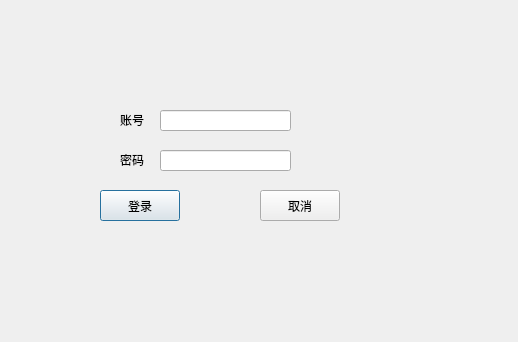
<?xml version="1.0" encoding="UTF-8"?>
<ui version="4.0">
 <class>LoginDialog</class>
 <widget class="QDialog" name="LoginDialog">
  <property name="geometry">
   <rect>
    <x>0</x>
    <y>0</y>
    <width>518</width>
    <height>342</height>
   </rect>
  </property>
  <property name="windowTitle">
   <string>LoginDialog</string>
  </property>
  <property name="sizeGripEnabled">
   <bool>false</bool>
  </property>
  <widget class="QLabel" name="label_account">
   <property name="geometry">
    <rect>
     <x>120</x>
     <y>110</y>
     <width>31</width>
     <height>20</height>
    </rect>
   </property>
   <property name="text">
    <string>账号</string>
   </property>
  </widget>
  <widget class="QLabel" name="label_passwd">
   <property name="geometry">
    <rect>
     <x>120</x>
     <y>150</y>
     <width>31</width>
     <height>20</height>
    </rect>
   </property>
   <property name="text">
    <string>密码</string>
   </property>
  </widget>
  <widget class="QLineEdit" name="lineEdit_account">
   <property name="geometry">
    <rect>
     <x>160</x>
     <y>110</y>
     <width>131</width>
     <height>21</height>
    </rect>
   </property>
  </widget>
  <widget class="QLineEdit" name="lineEdit_passwd">
   <property name="geometry">
    <rect>
     <x>160</x>
     <y>150</y>
     <width>131</width>
     <height>21</height>
    </rect>
   </property>
   <property name="echoMode">
    <enum>QLineEdit::EchoMode::Password</enum>
   </property>
  </widget>
  <widget class="QPushButton" name="button_login">
   <property name="geometry">
    <rect>
     <x>100</x>
     <y>190</y>
     <width>80</width>
     <height>31</height>
    </rect>
   </property>
   <property name="text">
    <string>登录</string>
   </property>
  </widget>
  <widget class="QPushButton" name="button_cancel">
   <property name="geometry">
    <rect>
     <x>260</x>
     <y>190</y>
     <width>80</width>
     <height>31</height>
    </rect>
   </property>
   <property name="text">
    <string>取消</string>
   </property>
  </widget>
  <widget class="QLabel" name="label_bg">
   <property name="geometry">
    <rect>
     <x>0</x>
     <y>0</y>
     <width>451</width>
     <height>301</height>
    </rect>
   </property>
   <property name="text">
    <string/>
   </property>
   <property name="pixmap">
    <pixmap resource="image.qrc">:/exam_bg.jpeg</pixmap>
   </property>
  </widget>
  <zorder>label_bg</zorder>
  <zorder>label_account</zorder>
  <zorder>label_passwd</zorder>
  <zorder>lineEdit_account</zorder>
  <zorder>lineEdit_passwd</zorder>
  <zorder>button_login</zorder>
  <zorder>button_cancel</zorder>
 </widget>
 <resources>
  <include location="image.qrc"/>
 </resources>
 <connections/>
</ui>
